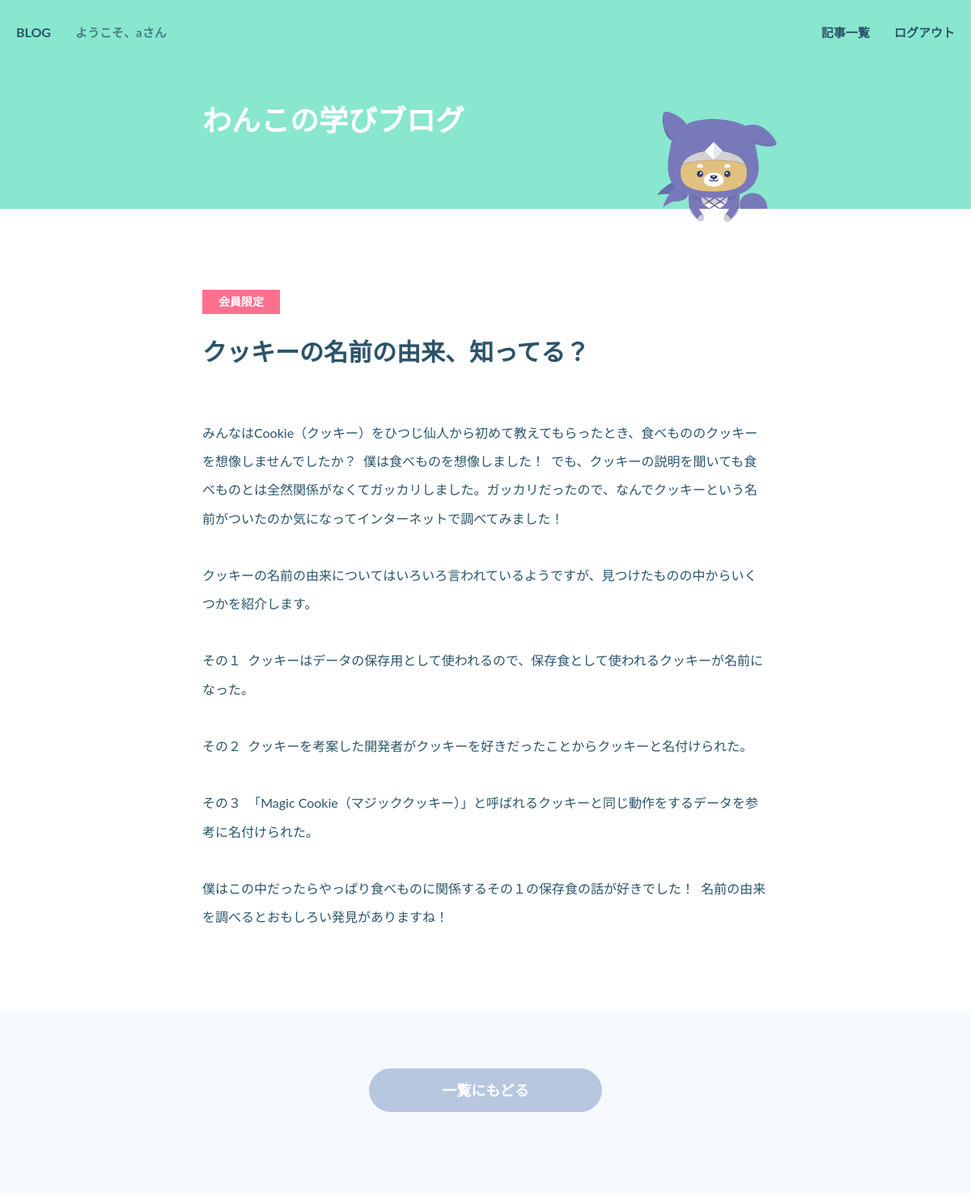
Screenshot of /article/2/ (signed in) with the database file from the repository.
### blog/models.py (models this page shows, shortened)
class BlogModel(models.Model):
    title = models.CharField(max_length=100)
    summary = models.TextField()
    content = models.TextField()
    category = models.CharField(
        max_length=50,
        choices=CATEGORY)

### blog/views.py (the view)
# urls.py: path('article/<int:pk>/', BlogArticle.as_view(), name='article')
class BlogArticle(DetailView):
    template_name = 'blog/article.html'
    model = BlogModel

### blog/templates/blog/article.html (shortened to what this page needs)
{% extends 'blog/base.html' %}
{% load static %}
{% block content %}
  <main>
    <div class="article">
      {% if object.category == 'limited' %}
        <i>会員限定</i>
        <h1>{{ object.title }}</h1>
        {% if user.is_authenticated %}
          <p>{{ object.content }}</p>
        {% endif %}
      {% endif %}
    </div>
  </main>
  <footer>
    <a class="btn sub" href="{% url 'blog:list' %}">一覧にもどる</a>
  </footer>
{% endblock content %}

### blog/templates/blog/base.html (shortened to what this page needs)
{% load static %}
<!DOCTYPE html>
<html>
  <head>
    <link rel="stylesheet" href="{% static 'blog/style.css' %}">
  </head>
  <body>
    <header>
        <div class="header-nav">
          <a href="/">BLOG</a>
          {% if user.is_authenticated %}
          <p>ようこそ、{{ user.username }}さん</p>
          {% else %}
          <p>ようこそ、ゲストさん</p>
          {% endif %}
          <ul>
            <li><a href="{% url 'blog:list' %}">記事一覧</a></li>
            {% if user.is_authenticated %}
              <li><a href="{% url 'blog:logout' %}">ログアウト</a></li>
            {% else %}
              <li><a href="{% url 'blog:signup' %}">新規登録</a></li>
              <li><a href="{% url 'blog:login' %}">ログイン</a></li>
            {% endif %}
          </ul>
        </div>
        <p>わんこの学びブログ</p>
      </header>
  </body>
{% block content %}
{% endblock content %}

### blog/static/blog/style.css (style rules this page uses)
*, *::before, *::after { box-sizing: border-box; }
ul, ol { padding: 0; list-style: none; }
body, h1, h2, h3, p, ul { margin: 0; }
body { min-height: 100vh; text-rendering: optimizeSpeed; color: #2B546A; line-height: 1.6; display: flex; flex-direction: column; font-family: Lato, "Hiragino Maru Gothic Pro", "Meiryo UI", Meiryo, "MS PGothic", sans-serif; }
a { text-decoration: none; }
.article { padding: 20px 0 0; }
.article > h1 { font-size: 30px; word-wrap: break-word; white-space: pre-wrap; line-height: 1.5; margin-bottom: 60px; }
.article > p { font-size: 16px; word-wrap: break-word; white-space: pre-wrap; line-height: 2.2; }
.article > i { display: inline-flex; align-items: center; background-color: #FF708F; color: #ffffff; font-size: 14px; font-weight: bold; padding: 4px 20px; font-style: normal; margin-bottom: 24px; margin-top: 0px; }
.btn { display: inline-flex; align-items: center; font-size: 18px; font-weight: bold; color: #ffffff; background-color: #4CCFC9; height: 54px; padding: 0 90px; border-radius: 27px; }
.btn.sub { background-color: #B7C7DF; }
footer { background-color: #F6FAFF; text-align: center; padding: 70px 0 100px; flex: 1; }
header { background-color: #88E7CE; }
header > p { position: relative; max-width: 700px; margin: 0 auto; color: #ffffff; font-size: 36px; font-weight: bold; padding: 40px 0 80px; }
header > p:after { position: absolute; content: ""; display: block; width: 148px; height: 136px; bottom: -16px; right: -10px; background-size: 148px 136px; background-repeat: no-repeat; background-image: url('./wanko.svg'); }
.header-nav { display: flex; flex-wrap: nowrap; justify-content: space-between; align-items: center; min-width: 700px; max-width: 1200px; padding: 0 20px; margin: 0 auto; height: 80px; }
.header-nav > a { color: #2B546A; font-weight: bold; }
.header-nav p { padding-left: 30px; font-size: 15px; color: #2B546A; font-weight: bold; word-wrap: break-word; opacity: 0.7; flex: 1; }
.header-nav ul { text-align: right; display: flex; }
.header-nav li > a { white-space: nowrap; display: inline-block; font-size: 15px; color: #2B546A; font-weight: bold; padding-left: 30px; }
main { max-width: 700px; width: 100%; margin: 0 auto; padding: 80px 0 100px; }

### rows the page displays
BlogModel: title "クッキーの名前の由来、知ってる？", content "みんなはCookie（クッキー）をひつじ仙人から初めて教えてもらったとき、食べもののクッキーを想像しませんでしたか？ 僕は食べものを想像しました！ でも、クッキーの説明を聞いても食べものとは全然関係がなくてガッカリしました。ガッカリだったので、なんでクッキーという名前がついたのか気になってインターネットで調べてみました！ クッキーの名前の由来についてはいろいろ言われているようですが、見つけたものの中からいくつかを紹介します。 その１ クッキーはデータの保存用として使われるので、保存食として使われるクッキーが名前になった。 その２ クッキーを考案した開発者がクッキーを好きだったことからクッキーと名付けられた。 その３ 「Magic Cookie（マジッククッキー）」と呼ばれるクッキーと同じ動作をするデータを参考に名付けられた。 僕はこの中だったらやっぱり食べものに関係するその１の保存食の話が好きでした！ 名前の由来を調べるとおもしろい発見がありますね！"

### other values shown
{{ user.username }} "a"
